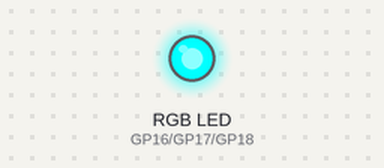
This program was run on a simulated Raspberry Pi Pico running MicroPython. On the bench: an RGB LED mixed from three pins (HIGH = lit). What the program prints to the serial console is not drawn.

Above: at 0.05 s.
At 0.25 s:
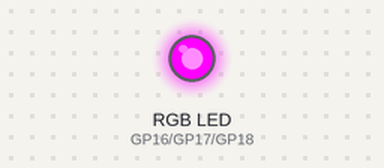
At 0.7 s:
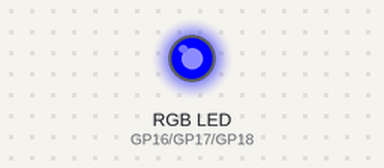
At 0.97 s:
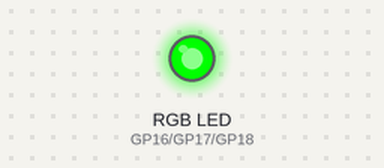
At 1.95 s:
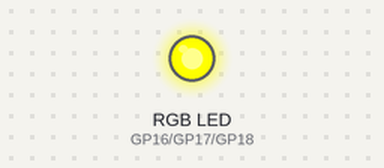
At 2.9 s:
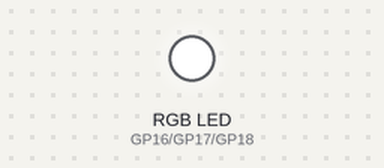
Timing chart, 0 to 3.5 s (numbered marks = the images above):
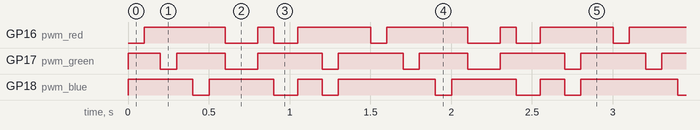

The program:

picoStrobe2.py
```python
import machine
import time

# Pin definitions for common anode RGB LED
# Remember: For common anode, we set the pin to low to turn it on
# The 1k resistors should be connected in series with the LED pins
RED_PIN = 16
GREEN_PIN = 17
BLUE_PIN = 18

# Create PWM objects for each color
pwm_red = machine.PWM(machine.Pin(RED_PIN))
pwm_green = machine.PWM(machine.Pin(GREEN_PIN))
pwm_blue = machine.PWM(machine.Pin(BLUE_PIN))

# Set the PWM frequency
frequency = 1000 # Hz
pwm_red.freq(frequency)
pwm_green.freq(frequency)
pwm_blue.freq(frequency)

def set_color(r, g, b):
    """
    Sets the duty cycle for each color to control brightness.
    For common anode, 0 is max brightness, 65535 is off.
    """
    # Invert the values because 0 is on and 65535 is off
    pwm_red.duty_u16(65535 - r)
    pwm_green.duty_u16(65535 - g)
    pwm_blue.duty_u16(65535 - b)

def strobe_effect():
    """
    Creates a strobe effect with different colors and timing.
    """
    print("Starting strobe effect...")

    # Define color patterns with duty cycles and timings
    # Duty cycle values are from 0 (off) to 65535 (full brightness)
    patterns = [
        # Red strobe
        {'color': (65535, 0, 0), 'duration_on': 0.1, 'duration_off': 0.1},
        # Green strobe
        {'color': (0, 65535, 0), 'duration_on': 0.1, 'duration_off': 0.1},
        # Blue strobe
        {'color': (0, 0, 65535), 'duration_on': 0.1, 'duration_off': 0.1},
        # Yellow (Red + Green) strobe with overlap
        {'color': (65535, 65535, 0), 'duration_on': 0.2, 'duration_off': 0.1},
        # Magenta (Red + Blue) strobe
        {'color': (65535, 0, 65535), 'duration_on': 0.15, 'duration_off': 0.15},
        # Cyan (Green + Blue) strobe
        {'color': (0, 65535, 65535), 'duration_on': 0.1, 'duration_off': 0.2},
    ]

    try:
        while True:
            for pattern in patterns:
                # Turn on the specific color combination
                set_color(pattern['color'][0], pattern['color'][1], pattern['color'][2])
                time.sleep(pattern['duration_on'])

                # Turn off the LED
                set_color(0, 0, 0)
                time.sleep(pattern['duration_off'])

    except KeyboardInterrupt:
        print("Strobe effect stopped.")
    finally:
        # Clean up by turning off all LEDs
        set_color(0, 0, 0)
        pwm_red.deinit()
        pwm_green.deinit()
        pwm_blue.deinit()

if __name__ == "__main__":
    strobe_effect()
```

Measured:
- by itself, GP16 (pwm_red): repeats every 1.5 s: LOW 0.20 s, HIGH 0.10 s, LOW 0.15 s, HIGH 0.45 s, LOW 0.10 s, HIGH 0.50 s
- by itself, GP17 (pwm_green): repeats every 1.5 s: LOW 0.10 s, HIGH 0.30 s, LOW 0.20 s, HIGH 0.40 s, LOW 0.10 s, HIGH 0.40 s
- by itself, GP18 (pwm_blue): repeats every 1.5 s: LOW 0.10 s, HIGH 0.40 s, LOW 0.15 s, HIGH 0.15 s, LOW 0.10 s, HIGH 0.60 s
